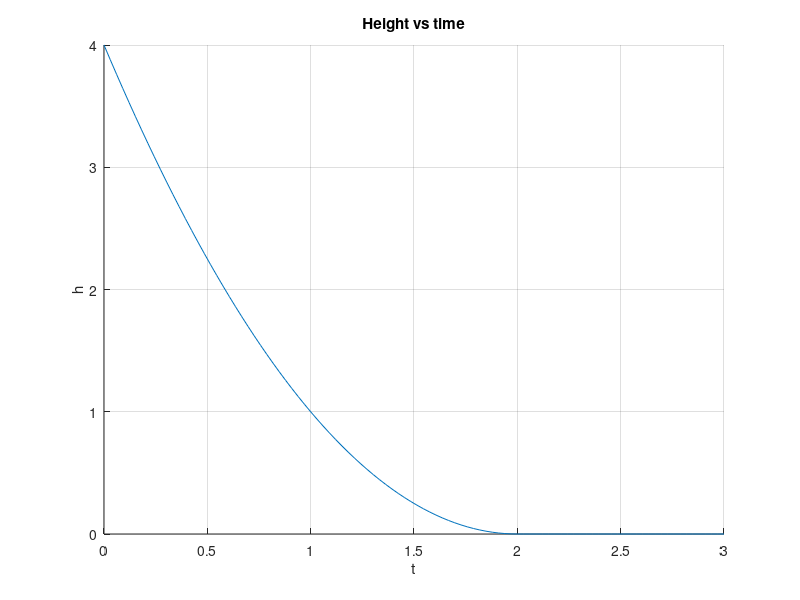

The MATLAB source for this figure:
clc; clear all; close all;

t = linspace(0,3);

h1 = (2-t).^2;
for i = 1:length(t)
  if t(i) < 2
    h2(i) = h1(i);
  else
    h2(i) = 0;
  end
end

hold on;
grid on;
plot(t,h2);
title('Height vs time');
xlabel t
ylabel h
saveas(gcf,'h2.png')